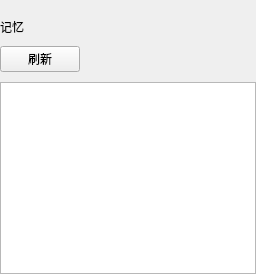
         <widget class="QWidget" name="page_memory">
          <layout class="QVBoxLayout" name="verticalLayout_memory">
           <property name="spacing">
            <number>10</number>
           </property>
           <property name="leftMargin">
            <number>0</number>
           </property>
           <property name="topMargin">
            <number>18</number>
           </property>
           <property name="rightMargin">
            <number>0</number>
           </property>
           <property name="bottomMargin">
            <number>0</number>
           </property>
           <item>
            <widget class="QLabel" name="label_title_memory">
             <property name="text">
              <string>记忆</string>
             </property>
            </widget>
           </item>
           <item>
            <layout class="QHBoxLayout" name="horizontalLayout_memory_top">
             <item>
              <widget class="QPushButton" name="btn_memory_refresh">
               <property name="text">
                <string>刷新</string>
               </property>
              </widget>
             </item>
             <item>
              <spacer name="horizontalSpacer_memory_top">
               <property name="orientation">
                <enum>Qt::Horizontal</enum>
               </property>
               <property name="sizeHint">
                <size>
                 <width>40</width>
                 <height>20</height>
                </size>
               </property>
              </spacer>
             </item>
             <item>
              <widget class="QLabel" name="label_memory_status">
               <property name="text">
                <string/>
               </property>
              </widget>
             </item>
            </layout>
           </item>
           <item>
            <widget class="QGraphicsView" name="graph_memory"/>
           </item>
          </layout>
         </widget>
